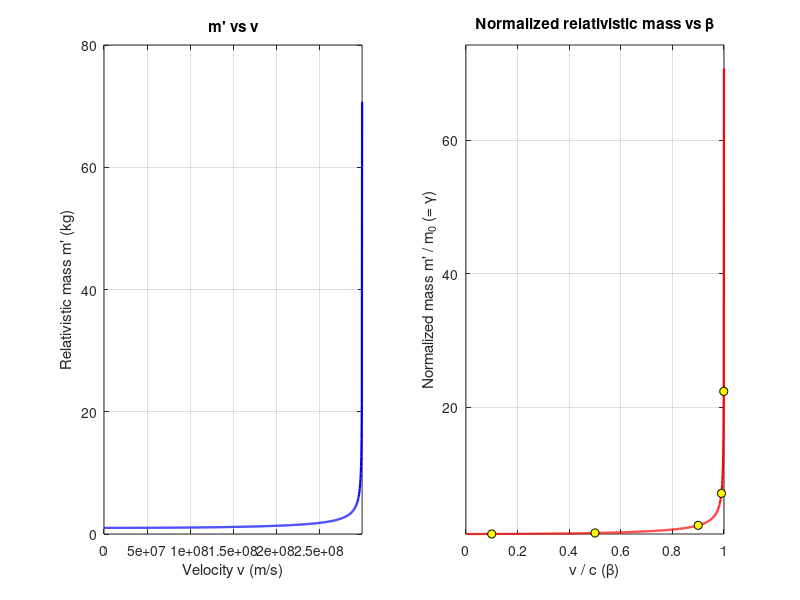

MATLAB code to generate this figure:

c = 299792458;        % speed of light (m/s)
m0 = 1.0;             % rest mass (kg) -- change as needed

% beta range (v/c), exclude 1
beta = linspace(0, 0.9999, 1000);
v = beta * c;

% relativistic mass
gamma = 1 ./ sqrt(1 - beta.^2);   % Lorentz factor
m_prime = m0 .* gamma;            % m' = m0 * gamma
mprime_norm = m_prime / m0;       % m'/m0 = gamma

% Plot m' vs v
figure;
subplot(1,2,1)
plot(v, m_prime, 'b-', 'LineWidth', 1.6)
xlabel('Velocity v (m/s)')
ylabel('Relativistic mass m'' (kg)')
title('m'' vs v')
xlim([0, max(v)])
grid on

% Plot normalized m'/m0 vs beta
subplot(1,2,2)
plot(beta, mprime_norm, 'r-', 'LineWidth', 1.6)
hold on
beta_marks = [0.1, 0.5, 0.9, 0.99, 0.999];
plot(beta_marks, 1./sqrt(1 - beta_marks.^2), 'ko', 'MarkerFaceColor','y')

xlabel('v / c (\beta)')
ylabel('Normalized mass m'' / m_0 (= \gamma)')
title('Normalized relativistic mass vs \beta')
ylim([1, max(mprime_norm)*1.05])
grid on
hold off

% Print numeric table for example betas
fprintf('beta    v (m/s)         m'' (kg)        m''/m0\n')
for i = 1:length(beta_marks)
    b = beta_marks(i);
    fprintf('%.3g   %.3e   %.3e   %.3g\n', b, b*c, m0*(1/sqrt(1-b^2)), 1/sqrt(1-b^2));
end
